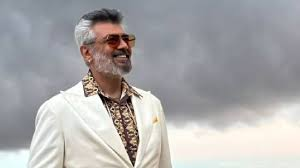
#> input picture image.jpg, 300 x 168 px
$ python segementation.py
#> lines starting #> are read from the running program, lines starting #| are printed output that depends on the picture; after the words box and inside, x2 and y2 are one past the last pixel; in counts of white or black regions, pixels touching at a corner belong together
import cv2
from google.colab import files
import matplotlib.pyplot as plt

# Upload an image
uploaded = files.upload()
#> the answer given: image.jpg
img_path = list(uploaded.keys())[0]

# Read image in grayscale
img = cv2.imread(img_path, cv2.IMREAD_GRAYSCALE)
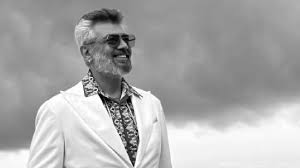
#> img: shape (168, 300); min 0, max 255, mean 170.2

# Apply Canny edge detector
edges = cv2.Canny(img, 100, 200)  # (image, low_threshold, high_threshold)
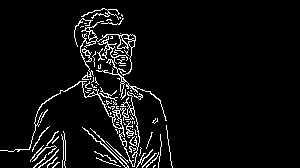
#> edges: shape (168, 300); 5.6% white in thin lines or dots, all inside (x1, y1, x2, y2) = (0, 8, 173, 168)

# Show results
plt.subplot(1,2,1); plt.imshow(img, cmap='gray'); plt.title("Original")
plt.subplot(1,2,2); plt.imshow(edges, cmap='gray'); plt.title("Edges")
plt.show()
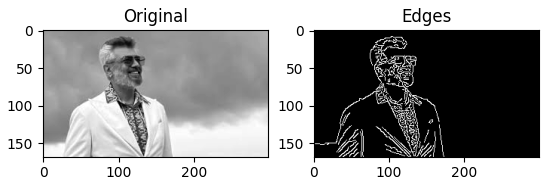
#> figure drawn by matplotlib, 2 panels
